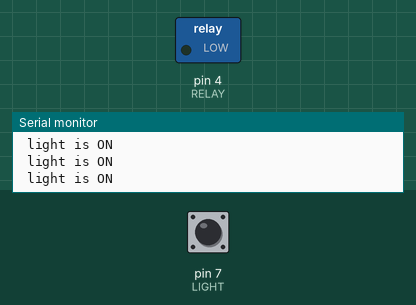
Bench run of a sketch on a simulated Arduino Uno, built with avr-gcc and run on an emulated ATmega328P. Shown: switched loads named in the sketch (green lamp = pin HIGH), the last lines printed to the serial monitor. The test bench sets the inputs (shaded band); at power-on: pin 7 (LIGHT) HIGH.

Above: at 1.8 s.
1.9 s: pin 7 (LIGHT) pulled LOW for 0.6 s
At 2.4 s:
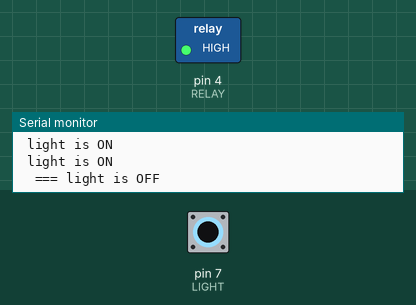
4.0 s: pin 7 (LIGHT) pulled LOW for 3.2 s
At 8.6 s:
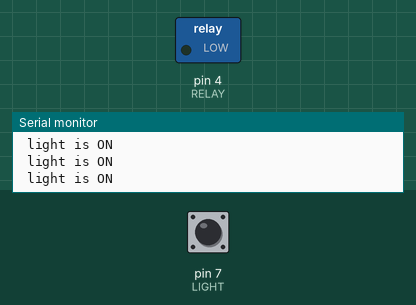
Timing chart, 0 to 10.1 s (numbered marks = the images above; inputs shaded):
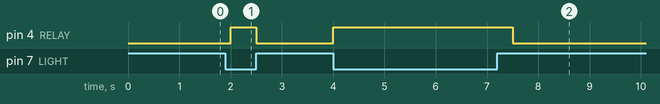

Measured:
- after the input at 1.9 s, pin 4 (RELAY): LOW → HIGH after 0.10 s, → LOW 0.50 s later
- after the input at 4.0 s, pin 4 (RELAY): LOW → HIGH at once, → LOW 3.5 s later

The sketch:

sketch_jul30a.ino
```cpp
#define LIGHT 7 // define pint 7 for sensor
#define RELAY 4 // define pin 4 as for relay

void setup()
{
  Serial.begin(9600);
  pinMode(LIGHT, INPUT_PULLUP);
  pinMode(RELAY, OUTPUT);
}

void loop()
{
  int L = digitalRead(LIGHT);

  if (L == 1)
  {
    Serial.println(" light is ON");
    digitalWrite(RELAY, LOW);
  }
  else
  {
    Serial.println("  === light is OFF");
    digitalWrite(RELAY, HIGH);
  }
  delay(500);
}
```
